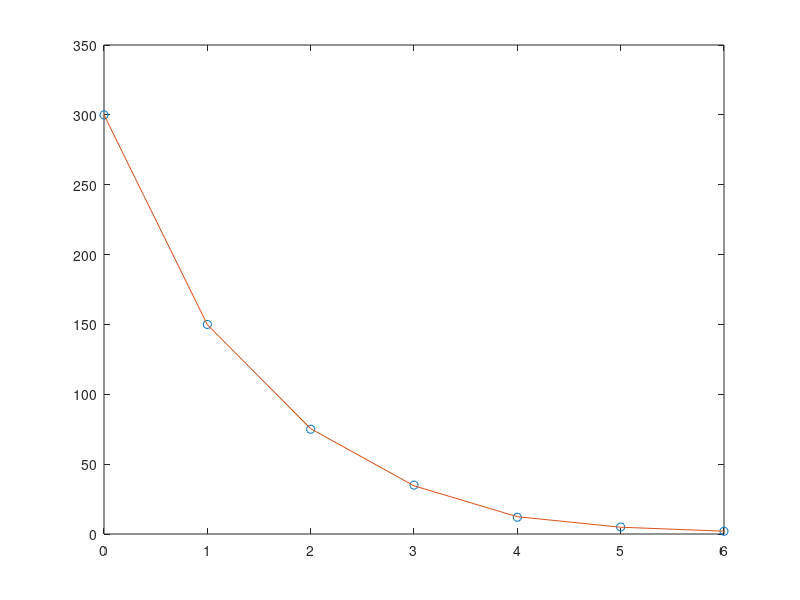

The MATLAB source for this figure:
t = [0 1 2 3 4 5 6];
temp = [300 150 75 35 12 5 2];
y = polyfit(t, temp, 5);
plot(t, temp, 'o', t, polyval(y,t), '-')

n = 5